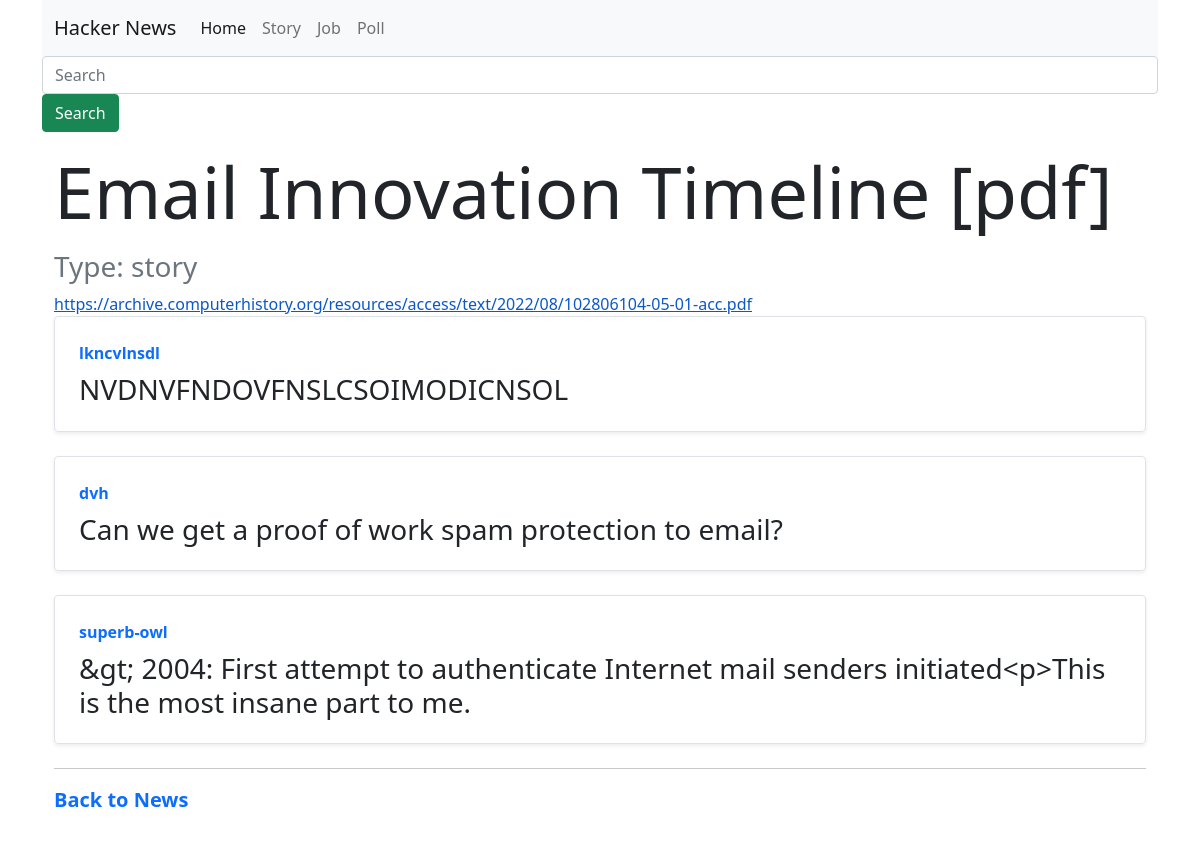
The page /stories/32578152/ on the database its author committed.
### news/models.py (models this page shows, shortened)
class Item(models.Model):
    id = models.IntegerField(primary_key=True)
    type = models.CharField(max_length=100)
    by = models.CharField(max_length=50)
    time = models.IntegerField(null=True, blank=True)
    deleted = models.BooleanField(default=False)
    dead =models.BooleanField(default=False)
    text = models.TextField(null=True, blank=True)
    url = models.URLField(null=True, blank=True)
    title = models.CharField(max_length=255, null=True, blank=True)
    descendants = models.IntegerField(null=True, blank=True)
    score = models.IntegerField(null=True, blank=True)
    created_at = models.DateTimeField(auto_now_add=True, null=True, blank=True)
    parents = models.IntegerField(null=True, blank=True)
    created_with_api = models.BooleanField(default=False)

class Comment(models.Model):
    by = models.CharField(max_length=30)
    id = models.IntegerField(primary_key=True)
    text = models.TextField(null=True, blank=True)
    deleted = models.BooleanField(default=False)
    time = models.IntegerField(null=True, blank=True)
    parent = models.ForeignKey(Item, on_delete=models.CASCADE, related_name='comments')
    type = models.CharField(max_length=10, default='comment')

### news/views.py (the view)
# urls.py: path('<int:pk>/', ItemDetail.as_view(), name='detail'),
class ItemDetail(DetailView):
    model = Item
    template_name = 'news/detail.html'
    context_object_name = 'item'
    def get_context_data(self, **kwargs):
        context = super().get_context_data(**kwargs)
        context["commented"] = Comment.objects.filter(parent=context["object"].id)
        context["new_time"] = datetime.fromtimestamp(context["object"].time)
        return context

### news/templates/news/detail.html (shortened to what this page needs)
{% load static%}
<!DOCTYPE html>
<html lang="en">
    <head>
        <link rel="stylesheet" href="https://cdn.jsdelivr.net/npm/bootstrap@5.1.3/dist/css/bootstrap.min.css" />
    </head>
    <body>
        <div class="container">
            <nav class="navbar navbar-expand-lg navbar-light bg-light">
                <div class="container-fluid">
                    <a class="navbar-brand" href="{% url 'home'%}">Hacker News</a>
                    <div class="collapse navbar-collapse" id="navbarNav">
                    <ul class="navbar-nav">
                        <li class="nav-item">
                        <a class="nav-link active" aria-current="page" href="{% url 'home'%}">Home</a>
                        </li>
                        <li class="nav-item">
                        <a class="nav-link" href="{% url 'filters' type='story'%}">Story</a>
                        </li>
                        <li class="nav-item">
                        <a class="nav-link" href="{% url 'filters' type='job'%}">Job</a>
                        </li>
                        <li class="nav-item">
                        <a class="nav-link" href="{% url 'filters' type='poll'%}">Poll</a>
                        </li>
                    </ul>
                    </div>
                </div>
            </nav>
            <form action="{% url 'search'%}" method="GET">
                    <div class="form-group has-search">
                        <input type="text" name="search" class="form-control" placeholder="Search">
                        <button type="button" class="btn btn-success">Search</button>
                    </div>
            </form>
            <div class='container mt-3'>
                <h1 class='display-2'>{{ item.title }}</h1>
                <h3 class='text-muted mt-3'>Type: {{ item.type }}</h3>
                <a href={{item.url}} class="stretched-link">{{ item.url }}</a>
                {% for comm in commented %}
                    <div class="row g-0 border rounded overflow-hidden flex-md-row mb-4 shadow-sm h-md-250 position-relative">
                        <div class="col p-4 d-flex flex-column position-static">
                            <strong class="d-inline-block mb-2 text-primary">{{ comm.by }}</strong>
                            <h3 class="mb-0">{{ comm.text }}</h3>
                        </div>
                    </div>
                {% empty %}
                <h1>No comments</h1>
                {% endfor %}
                <hr />
                <p class="lead mb-5"><a href="{% url 'home'%}" class="fw-bold text-decoration-none">Back to News</Link></p>
            </div>
        </div>
    </body>
</html>

### rows shown on the page
Item: title "Email Innovation Timeline [pdf]", type "story", url "https://archive.computerhistory.org/resources/access/text/2022/08/102806104-05-01-acc.pdf"
Comment: by "lkncvlnsdl", text "NVDNVFNDOVFNSLCSOIMODICNSOL"
Comment: by "dvh", text "Can we get a proof of work spam protection to email?"
Comment: by "superb-owl", text "&gt; 2004: First attempt to authenticate Internet mail senders initiated<p>This is the most insane part to me."
